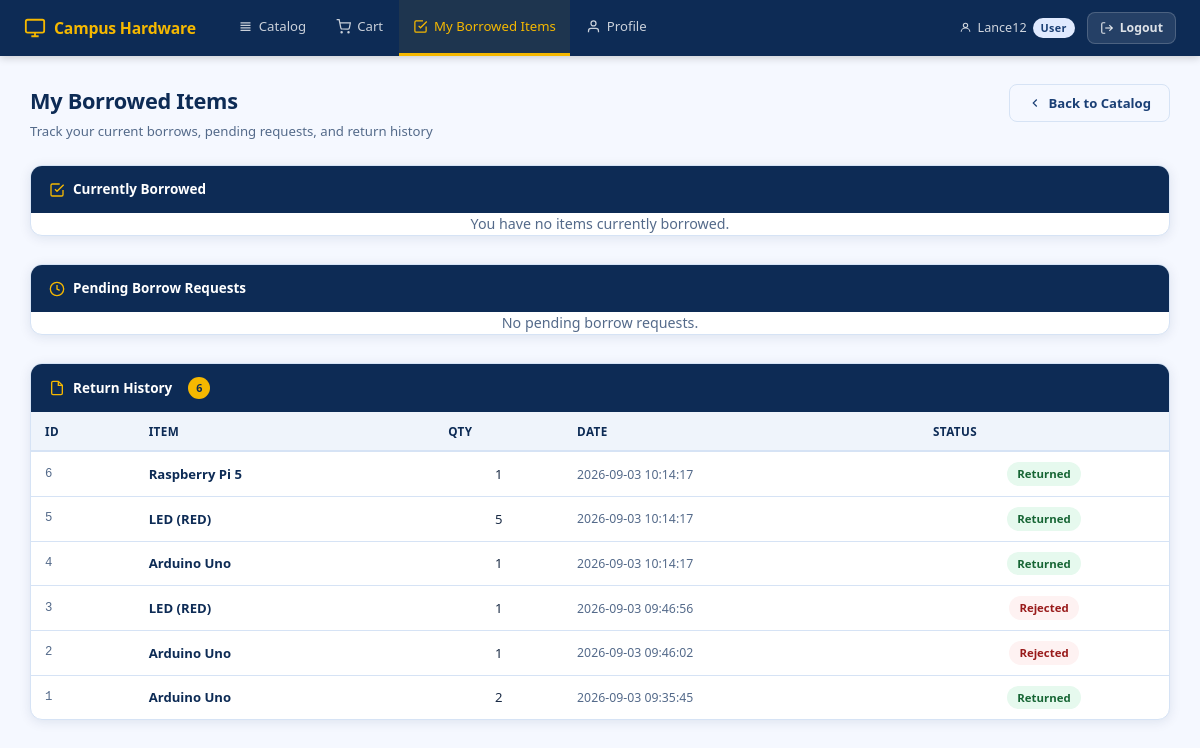
Page /my-borrows (signed in) on the committed database.
### tables this page shows
CREATE TABLE borrow_requests (
                request_id INTEGER PRIMARY KEY AUTOINCREMENT,
                username TEXT NOT NULL,
                item_id INTEGER NOT NULL,
                quantity INTEGER NOT NULL,
                timestamp TEXT NOT NULL,
                status TEXT NOT NULL DEFAULT 'pending', batch_id TEXT,
                FOREIGN KEY (item_id) REFERENCES hardware(item_id)
            );

CREATE TABLE hardware (
                item_id INTEGER PRIMARY KEY AUTOINCREMENT,
                item_name TEXT UNIQUE NOT NULL,
                category TEXT NOT NULL,
                quantity INTEGER NOT NULL,
                unit_price REAL NOT NULL,
                status TEXT NOT NULL
            , initial_quantity INTEGER NOT NULL DEFAULT 0);

### app.py (the view)
@app.route("/my-borrows")
@login_required
def my_borrows():
    if session.get("role") in PRIVILEGED_ROLES:
        return redirect(url_for("approvals"))
    username = session.get("username")
    conn = get_db()
    cursor = conn.cursor()
    cursor.execute("""
        SELECT br.request_id, h.item_name, br.quantity, br.timestamp, br.status
        FROM borrow_requests br JOIN hardware h ON h.item_id = br.item_id
        WHERE br.username = ? AND br.status = 'approved'
        ORDER BY br.request_id DESC
    """, (username,))
    my_active = cursor.fetchall()
    cursor.execute("""
        SELECT br.request_id, h.item_name, br.quantity, br.timestamp, br.status
        FROM borrow_requests br JOIN hardware h ON h.item_id = br.item_id
        WHERE br.username = ? AND br.status = 'pending'
        ORDER BY br.request_id DESC
    """, (username,))
    my_pending = cursor.fetchall()
    cursor.execute("""
        SELECT br.request_id, h.item_name, br.quantity, br.timestamp, br.status
        FROM borrow_requests br JOIN hardware h ON h.item_id = br.item_id
        WHERE br.username = ? AND br.status IN ('returned', 'rejected')
        ORDER BY br.request_id DESC
        LIMIT 50
    """, (username,))
    my_history = cursor.fetchall()
    conn.close()
    return render_template("my_borrows.html",
        my_active=my_active, my_pending=my_pending, my_history=my_history,
        username=username, role=session.get("role")
    )

### app.py (called while the page is built)
def get_db():
    conn = sqlite3.connect(DB_NAME)
    conn.row_factory = sqlite3.Row
    return conn

def login_required(f):
    @wraps(f)
    def decorated(*args, **kwargs):
        if "username" not in session:
            flash("Please log in to continue.", "warning")
            return redirect(url_for("login"))
        return f(*args, **kwargs)
    return decorated

### templates/my_borrows.html (shortened to what this page needs)
{% extends "base.html" %}
{% block content %}
<div class="page-header">
  <div>
    <h2>My Borrowed Items</h2>
    <p class="page-sub">Track your current borrows, pending requests, and return history</p>
  </div>
  <a href="{{ url_for('catalog') }}" class="btn btn-outline">
    <svg width="14" height="14" viewBox="0 0 24 24" fill="none" stroke="currentColor" stroke-width="2"><polyline points="15 18 9 12 15 6"/></svg>
    Back to Catalog
  </a>
</div>
<div class="card mb-5">
  <div class="card-header">
    <svg width="16" height="16" viewBox="0 0 24 24" fill="none" stroke="currentColor" stroke-width="2"><polyline points="9 11 12 14 22 4"/><path d="M21 12v7a2 2 0 0 1-2 2H5a2 2 0 0 1-2-2V5a2 2 0 0 1 2-2h11"/></svg>
    Currently Borrowed
  </div>
  <div class="card-body p-0">
    {% if my_active %}
    <div class="table-wrap">
      <table class="data-table">
        <thead>
          <tr><th>ID</th><th>Item</th><th>Qty</th><th>Borrowed On</th><th>Status</th></tr>
        </thead>
        <tbody>
          {% for r in my_active %}
          <tr>
            <td class="td-mono">{{ r['request_id'] }}</td>
            <td class="td-bold">{{ r['item_name'] }}</td>
            <td class="td-center">{{ r['quantity'] }}</td>
            <td class="td-muted">{{ r['timestamp'] }}</td>
            <td class="td-center"><span class="badge badge-low-stock">Borrowed</span></td>
          </tr>
          {% endfor %}
        </tbody>
      </table>
    </div>
    <p class="table-note">Contact an admin or return items to the equipment room to have these marked as returned.</p>
    {% else %}
    <div class="empty-state empty-state-sm"><p>You have no items currently borrowed.</p></div>
    {% endif %}
  </div>
</div>
<div class="card mb-5">
  <div class="card-header">
    <svg width="16" height="16" viewBox="0 0 24 24" fill="none" stroke="currentColor" stroke-width="2"><circle cx="12" cy="12" r="10"/><polyline points="12 6 12 12 16 14"/></svg>
    Pending Borrow Requests
  </div>
  <div class="card-body p-0">
    {% if my_pending %}
    <div class="table-wrap">
      <table class="data-table">
        <thead>
          <tr><th>ID</th><th>Item</th><th>Qty</th><th>Requested</th><th>Status</th></tr>
        </thead>
        <tbody>
          {% for r in my_pending %}
          <tr>
            <td class="td-mono">{{ r['request_id'] }}</td>
            <td class="td-bold">{{ r['item_name'] }}</td>
            <td class="td-center">{{ r['quantity'] }}</td>
            <td class="td-muted">{{ r['timestamp'] }}</td>
            <td class="td-center"><span class="badge badge-low-stock">Awaiting Approval</span></td>
          </tr>
          {% endfor %}
        </tbody>
      </table>
    </div>
    {% else %}
    <div class="empty-state empty-state-sm"><p>No pending borrow requests.</p></div>
    {% endif %}
  </div>
</div>
<div class="card mb-5">
  <div class="card-header">
    <svg width="16" height="16" viewBox="0 0 24 24" fill="none" stroke="currentColor" stroke-width="2"><path d="M14 2H6a2 2 0 0 0-2 2v16a2 2 0 0 0 2 2h12a2 2 0 0 0 2-2V8z"/><polyline points="14 2 14 8 20 8"/></svg>
    Return History
    {% if my_history %}<span class="badge-count">{{ my_history | length }}</span>{% endif %}
  </div>
  <div class="card-body p-0">
    {% if my_history %}
    <div class="table-wrap">
      <table class="data-table">
        <thead>
          <tr><th>ID</th><th>Item</th><th>Qty</th><th>Date</th><th>Status</th></tr>
        </thead>
        <tbody>
          {% for r in my_history %}
          <tr>
            <td class="td-mono">{{ r['request_id'] }}</td>
            <td class="td-bold">{{ r['item_name'] }}</td>
            <td class="td-center">{{ r['quantity'] }}</td>
            <td class="td-muted">{{ r['timestamp'] }}</td>
            <td class="td-center">
              {% if r['status'] == 'returned' %}
              <span class="badge badge-in-stock">Returned</span>
              {% else %}
              <span class="badge badge-out-stock">Rejected</span>
              {% endif %}
            </td>
          </tr>
          {% endfor %}
        </tbody>
      </table>
    </div>
    {% else %}
    <div class="empty-state empty-state-sm"><p>No return history yet.</p></div>
    {% endif %}
  </div>
</div>
{% endblock %}

### static/css/main.css (style rules this page uses)
:root { --navy: #0D2B55; --navy-mid: #1A3F75; --navy-light: #2557A0; --gold: #F5B800; --gold-dark: #D4A000; --gold-light: #FDD84E; --white: #FFFFFF; --off-white: #F5F8FF; --border: #D6E3F5; --text: #1A2B45; --text-muted: #546A8A; --in-stock-bg: #E6F9EE; --in-stock-fg: #166534; --low-bg: #FFFBEB; --low-fg: #92400E; --out-bg: #FEF2F2; --out-fg: #991B1B; --radius: 8px; --radius-lg: 12px; --shadow: 0 2px 12px rgba(13,43,85,.10); --shadow-md: 0 4px 24px rgba(13,43,85,.14); --transition: 0.18s ease; }
*, *::before, *::after { box-sizing: border-box; margin: 0; padding: 0; }
html { font-size: 15px; }
body { font-family: 'Segoe UI', system-ui, -apple-system, sans-serif; background: var(--off-white); color: var(--text); min-height: 100vh; line-height: 1.55; }
.btn { display: inline-flex; align-items: center; justify-content: center; gap: 6px; font-size: .875rem; font-weight: 600; padding: 8px 18px; border-radius: var(--radius); border: 1.5px solid transparent; cursor: pointer; text-decoration: none; transition: background var(--transition), box-shadow var(--transition), opacity var(--transition); white-space: nowrap; }
.btn-outline { background: transparent; color: var(--navy-mid); border-color: var(--border); }
.page-header { display: flex; align-items: flex-start; justify-content: space-between; gap: 16px; margin-bottom: 24px; }
.page-header h2 { font-size: 1.45rem; font-weight: 700; color: var(--navy); letter-spacing: -.3px; }
.page-sub { font-size: .88rem; color: var(--text-muted); margin-top: 3px; }
.card { background: var(--white); border: 1px solid var(--border); border-radius: var(--radius-lg); box-shadow: var(--shadow); overflow: hidden; }
.card-header { display: flex; align-items: center; gap: 8px; padding: 13px 18px; background: var(--navy); color: var(--white); font-size: .9rem; font-weight: 700; border-bottom: none; }
.card-header svg { color: var(--gold); flex-shrink: 0; }
.card-body { padding: 18px; }
.card-body.p-0 { padding: 0; }
.mb-5 { margin-bottom: 28px; }
.badge { display: inline-flex; align-items: center; font-size: .76rem; font-weight: 700; padding: 3px 10px; border-radius: 20px; white-space: nowrap; }
.badge-in-stock { background: var(--in-stock-bg); color: var(--in-stock-fg); }
.badge-out-stock { background: var(--out-bg); color: var(--out-fg); }
.badge-count { display: inline-flex; align-items: center; justify-content: center; background: var(--gold); color: var(--navy); font-size: .72rem; font-weight: 800; min-width: 22px; height: 22px; border-radius: 11px; padding: 0 6px; margin-left: 8px; }
.table-wrap { overflow-x: auto; }
.data-table { width: 100%; border-collapse: collapse; font-size: .875rem; }
.data-table thead th { background: #EFF4FB; color: var(--navy); font-size: .78rem; font-weight: 700; text-transform: uppercase; letter-spacing: .4px; padding: 10px 14px; text-align: left; border-bottom: 2px solid var(--border); white-space: nowrap; }
.data-table tbody tr { border-bottom: 1px solid var(--border); transition: background var(--transition); }
.data-table tbody tr:last-child { border-bottom: none; }
.data-table td { padding: 10px 14px; vertical-align: middle; }
.td-mono { font-family: monospace; color: var(--text-muted); font-size: .82rem; }
.td-bold { font-weight: 600; color: var(--navy); }
.td-center { text-align: center; }
.td-muted { color: var(--text-muted); font-size: .82rem; }
.empty-state { display: flex; flex-direction: column; align-items: center; gap: 14px; padding: 52px 24px; color: var(--text-muted); }
.empty-state p { font-size: .95rem; }
.empty-state-sm { padding: 0; }

### rows in the picture
borrow_requests: request_id "6", item_name "Raspberry Pi 5", quantity "1", timestamp "2026-09-03 10:14:17", status "Returned"
borrow_requests: request_id "5", item_name "LED (RED)", quantity "5", timestamp "2026-09-03 10:14:17", status "Returned"
borrow_requests: request_id "4", item_name "Arduino Uno", quantity "1", timestamp "2026-09-03 10:14:17", status "Returned"
borrow_requests: request_id "3", item_name "LED (RED)", quantity "1", timestamp "2026-09-03 09:46:56", status "Rejected"
borrow_requests: request_id "2", item_name "Arduino Uno", quantity "1", timestamp "2026-09-03 09:46:02", status "Rejected"
borrow_requests: request_id "1", item_name "Arduino Uno", quantity "2", timestamp "2026-09-03 09:35:45", status "Returned"

### other values in the picture
{{ session.username }} "Lance12"
{{ session.role }} "User"
{{ my_history | length }} "6"
